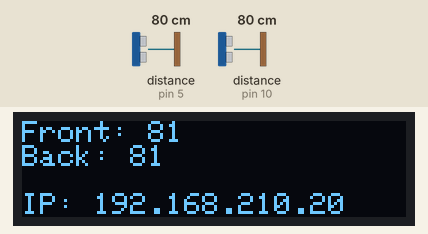
This sketch was run on a simulated Arduino Uno, built with avr-gcc and run on an emulated ATmega328P. Shown: 128×32 one-colour display. The test bench sets the inputs (shaded band); at power-on: distance to the obstacle (sensors on pin 5, pin 10) 80 cm. The echo pulse lasts 58.3 µs per cm.

Above: at 1.2 s.
1.3 s: distance to the obstacle (sensor on pin 5) set to 2 cm
At 2.3 s:
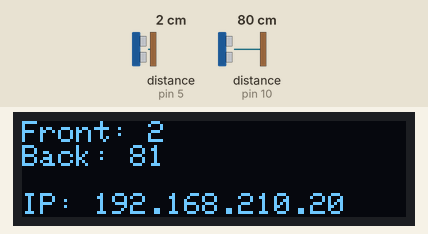
2.8 s: distance to the obstacle (sensor on pin 10) set to 2 cm
At 3.9 s:
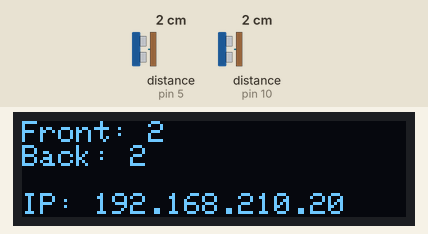
4.3 s: distance to the obstacle (sensor on pin 5) set to 4 cm
At 5.0 s:
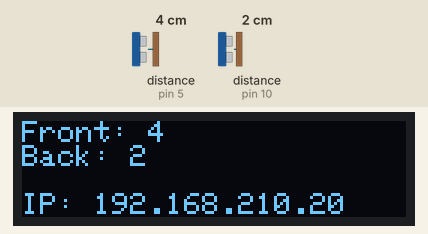
5.8 s: distance to the obstacle (sensor on pin 10) set to 4 cm
At 6.9 s:
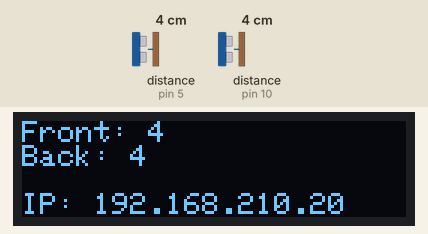
7.3 s: distance to the obstacle (sensor on pin 5) set to 9 cm
At 8.0 s:
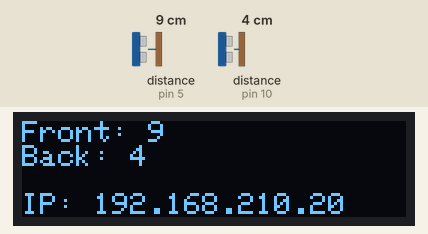
8.8 s: distance to the obstacle (sensor on pin 10) set to 9 cm
At 9.3 s:
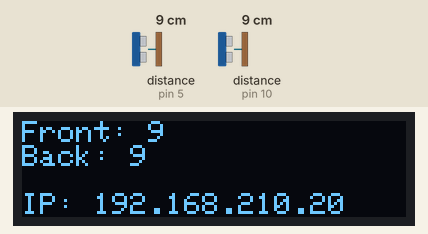
Timing chart, 0 to 11.3 s (numbered marks = the images above; inputs shaded):
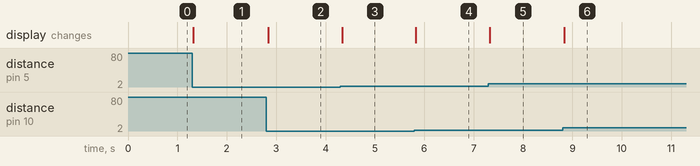

The sketch:

Obsticle_Avoidance.ino
```cpp
#include <Wire.h>
#include <Adafruit_GFX.h>
#include <Adafruit_SSD1306.h>
#include "NewPing.h"

#define trigPinFront 6
#define echoPinFront 5
#define trigPinBack 11
#define echoPinBack 10

#define maxDistance 400

NewPing sonarFront(trigPinFront, echoPinFront, maxDistance);
NewPing sonarBack(trigPinBack, echoPinBack, maxDistance);

#define screenWidth 128
#define screenHight 32

Adafruit_SSD1306 display(screenWidth,screenHight);


void setup() {
  // put your setup code here, to run once:
  Serial.begin(9600);
  display.begin(SSD1306_SWITCHCAPVCC, 0x3C);

}

void loop() {
  // put your main code here, to run repeatedly:
  long distanceFront, distanceBack;
  distanceFront = sonarFront.ping_cm();
  distanceBack = sonarBack.ping_cm();

  display.clearDisplay();
  display.setTextSize(1);
  display.setTextColor(SSD1306_WHITE);
  display.setCursor(0,0);
  display.print("Front: ");
  display.print(distanceFront);
  display.setCursor(0,8);
  display.print("Back: ");
  display.print(distanceBack);
  display.setCursor(0,24);
  display.print("IP: 192.168.210.20");
  display.display();


}
```

Measured:
- after the input at 1.3 s, the display: changes at once (image 1)
- after the input at 2.8 s, the display: changes at once (image 2)
- after the input at 4.3 s, the display: changes at once (image 3)
- after the input at 5.8 s, the display: changes at once (image 4)
- after the input at 7.3 s, the display: changes at once (image 5)
- after the input at 8.8 s, the display: changes at once (image 6)
